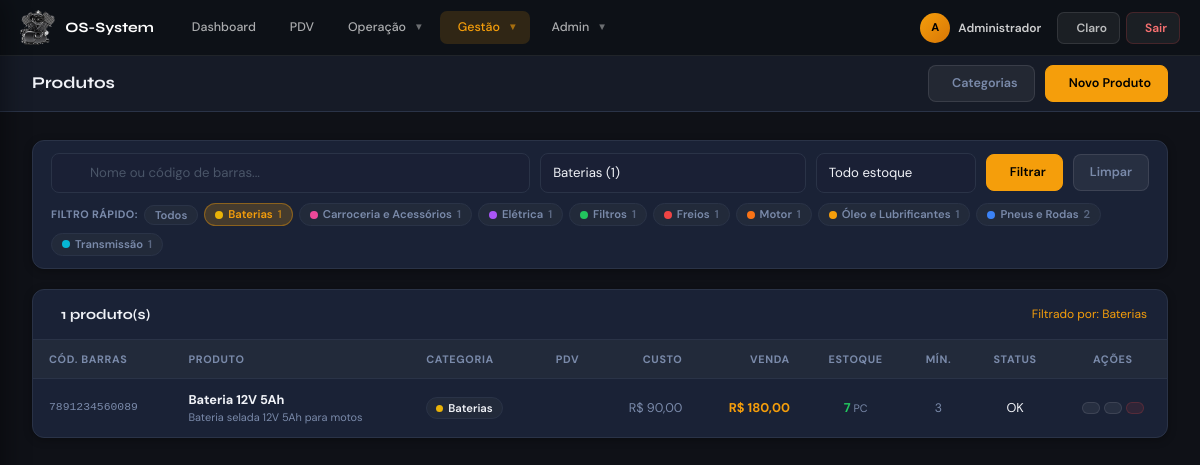
The app's page /modules/produtos/produtos.php?cat=11 (signed in) with its own data.
### tables this page shows
CREATE TABLE IF NOT EXISTS `categorias_produtos` (
  `id`        INT(11) NOT NULL AUTO_INCREMENT,
  `nome`      VARCHAR(100) NOT NULL,
  `descricao` VARCHAR(255) DEFAULT NULL,
  `cor`       VARCHAR(7)   DEFAULT '#f59e0b' COMMENT 'Hex color for UI badge',
  `ativo`     TINYINT(1)   NOT NULL DEFAULT 1,
  `created_at` TIMESTAMP   DEFAULT CURRENT_TIMESTAMP,
  PRIMARY KEY (`id`)
);

CREATE TABLE IF NOT EXISTS `produtos` (
  `id`            INT(11) NOT NULL AUTO_INCREMENT,
  `codigo_barras` VARCHAR(50) DEFAULT NULL,
  `nome`          VARCHAR(100) NOT NULL,
  `descricao`     TEXT DEFAULT NULL,
  `preco_compra`  DECIMAL(10,2) DEFAULT NULL,
  `preco_venda`   DECIMAL(10,2) NOT NULL DEFAULT 0.00,
  `estoque_atual` DECIMAL(10,3) DEFAULT 0.000,
  `estoque_minimo` INT(11) DEFAULT 5,
  `unidade`       VARCHAR(5) DEFAULT 'UN',
  `categoria_id`  INT(11) DEFAULT NULL,
  `exibir_pdv`    TINYINT(1) NOT NULL DEFAULT 1,
  `ncm`           VARCHAR(10) DEFAULT NULL,
  `localizacao`   VARCHAR(50) DEFAULT NULL,
  `ativo`         TINYINT(1) NOT NULL DEFAULT 1,
  `created_at`    TIMESTAMP DEFAULT CURRENT_TIMESTAMP,
  PRIMARY KEY (`id`),
  KEY `idx_codigo_barras` (`codigo_barras`(50)),
  KEY `idx_nome_produto`  (`nome`(50)),
  KEY `idx_categoria`     (`categoria_id`),
  KEY `idx_pdv`           (`exibir_pdv`, `ativo`)
);

### modules/produtos/produtos.php (the view, shortened to what this page needs)
<?php
require_once '../../config/config.php';
$aba        = $_GET['aba']    ?? 'produtos';
$busca      = trim($_GET['busca']   ?? '');
$filtro     = $_GET['filtro']       ?? '';
$filtro_cat = (int)($_GET['cat']    ?? 0);
$where  = 'WHERE p.ativo = 1';
$params = [];
if ($filtro_cat > 0) { $where .= ' AND p.categoria_id = ?'; $params[] = $filtro_cat; }
$stmt = $db->prepare(
    "SELECT p.*, c.nome as cat_nome, c.cor as cat_cor
     FROM produtos p
     LEFT JOIN categorias_produtos c ON c.id = p.categoria_id
     $where ORDER BY p.nome"
);
$stmt->execute($params);
$produtos = $stmt->fetchAll(PDO::FETCH_ASSOC);
$categorias = $db->query("SELECT * FROM categorias_produtos WHERE ativo=1 ORDER BY nome")->fetchAll(PDO::FETCH_ASSOC);
$stmt_count = $db->query("SELECT categoria_id, COUNT(*) as n FROM produtos WHERE ativo=1 GROUP BY categoria_id");
$conts = [];
foreach ($stmt_count->fetchAll(PDO::FETCH_ASSOC) as $r) {
    $conts[(int)$r['categoria_id']] = (int)$r['n'];
}
?>
<?php include '../../includes/sidebar.php'; ?>
<header class="os-topbar">
  <div class="topbar-title">Produtos</div>
  <div class="topbar-actions">
    <?php if ($aba === 'categorias'): ?>
    <button class="btn-os btn-os-ghost" onclick="document.getElementById('modalCategoria').style.display='flex'">
      <i class="ph-bold ph-tag"></i> Nova Categoria
    </button>
    <a href="produtos.php" class="btn-os btn-os-primary"><i class="ph-bold ph-package"></i> Ver Produtos</a>
    <?php else: ?>
    <a href="produtos.php?aba=categorias" class="btn-os btn-os-ghost">
      <i class="ph-bold ph-tag"></i> Categorias
    </a>
    <button class="btn-os btn-os-primary" onclick="abrirModalProduto()">
      <i class="ph-bold ph-plus-circle"></i> Novo Produto
    </button>
    <?php endif; ?>
  </div>
</header>
<main class="os-content">
<?php if ($aba === 'categorias'): ?>
<div class="os-card">
  <div class="os-card-header">
    <div class="os-card-title"><i class="ph-bold ph-tag"></i> Categorias de Produtos</div>
    <button class="btn-os btn-os-primary" onclick="document.getElementById('modalCategoria').style.display='flex'">
      <i class="ph-bold ph-plus"></i> Nova Categoria
    </button>
  </div>
  <div class="os-card-body" style="padding:0">
    <table class="os-table">
      <thead><tr><th>Cor</th><th>Nome</th><th style="text-align:center">Produtos</th><th style="text-align:center">Ações</th></tr></thead>
      <tbody>
        <?php if (empty($categorias)): ?>
        <tr><td colspan="4" style="text-align:center;color:var(--text-muted);padding:32px">
          Nenhuma categoria cadastrada.<br><small>Crie categorias para organizar seus produtos e filtrar no PDV.</small>
        </td></tr>
        <?php endif; ?>
        <?php foreach ($categorias as $cat): $n = $conts[$cat['id']] ?? 0; ?>
        <tr>
          <td>
            <div style="width:28px;height:28px;border-radius:8px;background:<?= htmlspecialchars($cat['cor']??'#94a3b8') ?>;border:2px solid rgba(255,255,255,.15)"></div>
          </td>
          <td>
            <strong><?= htmlspecialchars($cat['nome']) ?></strong>
          </td>
          <td style="text-align:center">
            <a href="produtos.php?cat=<?= $cat['id'] ?>" style="text-decoration:none">
              <span class="os-badge os-badge-blue"><?= $n ?> produto<?= $n!==1?'s':'' ?></span>
            </a>
          </td>
          <td style="text-align:center">
            <div style="display:flex;gap:6px;justify-content:center">
              <button class="btn-os btn-os-ghost" style="padding:5px 8px"
                      onclick='editarCategoria(<?= htmlspecialchars(json_encode($cat),ENT_QUOTES) ?>)'>
                <i class="ph-bold ph-pencil-simple"></i>
              </button>
              <?php if ($n === 0): ?>
              <a href="produtos.php?excluir_cat=<?= $cat['id'] ?>&aba=categorias"
                 class="btn-os" style="padding:5px 8px;background:rgba(239,68,68,.1);border:1px solid rgba(239,68,68,.2);color:#ef4444;text-decoration:none"
                 onclick="return confirm('Desativar categoria?')">
                <i class="ph-bold ph-trash"></i>
              </a>
              <?php else: ?>
              <span style="padding:5px 8px;color:var(--text-dim);font-size:.75rem" title="Remova os produtos primeiro">Em uso</span>
              <?php endif; ?>
            </div>
          </td>
        </tr>
        <?php endforeach; ?>
      </tbody>
    </table>
  </div>
</div>
<?php else: ?>
<div class="os-card" style="margin-bottom:20px">
  <div class="os-card-body" style="padding:12px 18px">
    <form method="GET" style="display:flex;gap:10px;flex-wrap:wrap;align-items:center">
      <div style="position:relative;flex:2;min-width:200px">
        <input type="text" name="busca" class="os-input" style="padding-left:38px"
               placeholder="Nome ou código de barras..." value="<?= htmlspecialchars($busca) ?>">
      </div>
      <select name="cat" class="os-select" style="flex:1;min-width:160px">
        <?php foreach ($categorias as $cat): ?>
        <option value="<?= $cat['id'] ?>" <?= $filtro_cat==$cat['id']?'selected':''?>>
          <?= htmlspecialchars($cat['nome']) ?> (<?= $conts[$cat['id']]??0 ?>)
        </option>
        <?php endforeach; ?>
      </select>
      <select name="filtro" class="os-select" style="width:160px">
        <option value="">Todo estoque</option>
      </select>
      <button type="submit" class="btn-os btn-os-primary"><i class="ph-bold ph-funnel"></i> Filtrar</button>
      <?php if ($busca || $filtro || $filtro_cat): ?>
      <a href="produtos.php" class="btn-os btn-os-ghost">Limpar</a>
      <?php endif; ?>
    </form>
    <div style="display:flex;gap:6px;flex-wrap:wrap;margin-top:10px;align-items:center">
      <span style="font-size:.72rem;font-weight:700;color:var(--text-muted);text-transform:uppercase;letter-spacing:.04em">Filtro rápido:</span>
      <a href="produtos.php" style="text-decoration:none">
        <span style="background:<?= !$filtro_cat?'rgba(245,158,11,.2)':'var(--bg-card2)'?>;color:<?= !$filtro_cat?'var(--accent)':'var(--text-muted)'?>;border:1px solid <?= !$filtro_cat?'rgba(245,158,11,.4)':'var(--border)'?>;border-radius:20px;padding:2px 10px;font-size:.75rem;font-weight:600">
          Todos
        </span>
      </a>
      <?php foreach ($categorias as $cat): $n=$conts[$cat['id']]??0; if(!$n) continue; ?>
      <a href="produtos.php?cat=<?= $cat['id'] ?>" style="text-decoration:none">
        <span style="background:<?= $filtro_cat==$cat['id']?'rgba(245,158,11,.2)':'var(--bg-card2)'?>;color:<?= $filtro_cat==$cat['id']?'var(--accent)':'var(--text-muted)'?>;border:1px solid <?= $filtro_cat==$cat['id']?'rgba(245,158,11,.4)':'var(--border)'?>;border-radius:20px;padding:2px 10px;font-size:.75rem;font-weight:600;display:inline-flex;align-items:center;gap:5px">
          <span style="display:inline-block;width:8px;height:8px;border-radius:50%;background:<?= htmlspecialchars($cat['cor']??'#94a3b8') ?>"></span>
          <?= htmlspecialchars($cat['nome']) ?>
          <span style="opacity:.65"><?= $n ?></span>
        </span>
      </a>
      <?php endforeach; ?>
    </div>
  </div>
</div>
<div class="os-card">
  <div class="os-card-header" style="justify-content:space-between">
    <div class="os-card-title"><i class="ph-bold ph-package"></i> <?= count($produtos) ?> produto(s)</div>
    <?php if ($filtro_cat): ?>
    <span style="font-size:.8rem;color:var(--accent)">
      Filtrado por: <?= htmlspecialchars(array_column($categorias,'nome','id')[$filtro_cat] ?? 'Sem categoria') ?>
    </span>
    <?php endif; ?>
  </div>
  <div class="os-card-body" style="padding:0">
    <div style="overflow-x:auto">
      <table class="os-table">
        <thead>
          <tr>
            <th>Cód. Barras</th>
            <th>Produto</th>
            <th>Categoria</th>
            <th style="text-align:center">PDV</th>
            <th style="text-align:right">Custo</th>
            <th style="text-align:right">Venda</th>
            <th style="text-align:center">Estoque</th>
            <th style="text-align:center">Mín.</th>
            <th style="text-align:center">Status</th>
            <th style="text-align:center">Ações</th>
          </tr>
        </thead>
        <tbody>
          <?php foreach ($produtos as $p):
            $zerado  = $p['estoque_atual'] <= 0;
            $critico = !$zerado && $p['estoque_atual'] <= $p['estoque_minimo'];
          ?>
          <tr style="<?= $zerado?'background:rgba(239,68,68,.04)':($critico?'background:rgba(245,158,11,.04)':'') ?>">
            <td style="font-family:monospace;font-size:.76rem;color:var(--text-muted)">
              <?= htmlspecialchars($p['codigo_barras'] ?? '—') ?>
            </td>
            <td>
              <strong><?= htmlspecialchars($p['nome']) ?></strong>
              <?php if (!empty($p['descricao'])): ?>
              <div style="font-size:.73rem;color:var(--text-muted)"><?= htmlspecialchars(mb_strimwidth($p['descricao'],0,48,'...')) ?></div>
              <?php endif; ?>
            </td>
            <td>
              <?php if ($p['cat_nome']): ?>
              <span style="display:inline-flex;align-items:center;gap:5px;background:var(--bg-card2);border:1px solid var(--border);border-radius:20px;padding:2px 9px;font-size:.75rem;font-weight:600">
                <span style="width:7px;height:7px;border-radius:50%;background:<?= htmlspecialchars($p['cat_cor']??'#94a3b8') ?>;flex-shrink:0"></span>
                <?= htmlspecialchars($p['cat_nome']) ?>
              </span>
              <?php else: ?>
              <span style="color:var(--text-dim);font-size:.78rem">—</span>
              <?php endif; ?>
            </td>
            <td style="text-align:center">
            </td>
            <td style="text-align:right;font-size:.84rem;color:var(--text-muted)">R$ <?= number_format($p['preco_compra']??0,2,',','.') ?></td>
            <td style="text-align:right;font-weight:700;color:var(--accent)">R$ <?= number_format($p['preco_venda'],2,',','.') ?></td>
            <td style="text-align:center;font-weight:700;color:<?= $zerado?'#ef4444':($critico?'#f59e0b':'#22c55e') ?>">
              <?= number_format($p['estoque_atual'],0) ?>
              <span style="font-weight:400;font-size:.72rem;color:var(--text-muted)"><?= htmlspecialchars($p['unidade']??'') ?></span>
            </td>
            <td style="text-align:center;font-size:.82rem;color:var(--text-muted)"><?= number_format($p['estoque_minimo'],0) ?></td>
            <td style="text-align:center">
              <?php if ($zerado): ?>
              <span class="os-badge os-badge-red">Zerado</span>
              <?php elseif ($critico): ?>
              <span class="os-badge os-badge-yellow">Crítico</span>
              <?php else: ?>
              <span class="os-badge os-badge-green">OK</span>
              <?php endif; ?>
            </td>
            <td style="text-align:center">
              <div style="display:flex;gap:4px;justify-content:center">
                <button class="btn-os btn-os-ghost" style="padding:5px 8px" title="Editar"
                        onclick='editarProduto(<?= htmlspecialchars(json_encode($p),ENT_QUOTES) ?>)'>
                </button>
                <a href="<?= $baseUrl ?>/modules/estoque/estoque.php?produto_id=<?= $p['id'] ?>"
                   class="btn-os btn-os-ghost" style="padding:5px 8px" title="Estoque">
                </a>
                <button style="background:rgba(239,68,68,.1);border:1px solid rgba(239,68,68,.2);color:#ef4444;padding:5px 8px;border-radius:7px;cursor:pointer" title="Desativar"
                        onclick="confirmarExclusao(<?= $p['id'] ?>, '<?= addslashes(htmlspecialchars($p['nome'])) ?>')">
                </button>
              </div>
            </td>
          </tr>
          <?php endforeach; ?>
        </tbody>
      </table>
    </div>
  </div>
</div>
<?php endif;  ?>
</main>
<?php include '../../includes/footer.php'; ?>

### includes/sidebar.php (style rules this page uses)
.os-topbar { top: 56px; }

### records on screen
categorias_produtos: nome "Baterias", id "1"
categorias_produtos: nome "Carroceria e Acessórios", id "1"
categorias_produtos: nome "Elétrica", id "1"
categorias_produtos: nome "Filtros", id "1"
categorias_produtos: nome "Freios", id "1"
categorias_produtos: nome "Motor", id "1"
categorias_produtos: nome "Óleo e Lubrificantes", id "1"
categorias_produtos: nome "Pneus e Rodas", id "2"
categorias_produtos: nome "Transmissão", id "1"
produtos: codigo_barras "7891234560089", nome "Bateria 12V 5Ah", descricao "Bateria selada 12V 5Ah para motos", categorias_produtos.nome "Baterias", preco_compra "90,00", preco_venda "180,00", estoque_atual "7", unidade "PC", estoque_minimo "3", shows "OK"

### other values on screen
$_sistemaConfig['nome_sistema'] "OS-System"
$iniciais "A"
$usuario['nome'] "Administrador"
count($produtos) "1"
array_column($categorias,'nome','id')[$filtro_cat] "Baterias"
form field cat "Baterias (1)"
